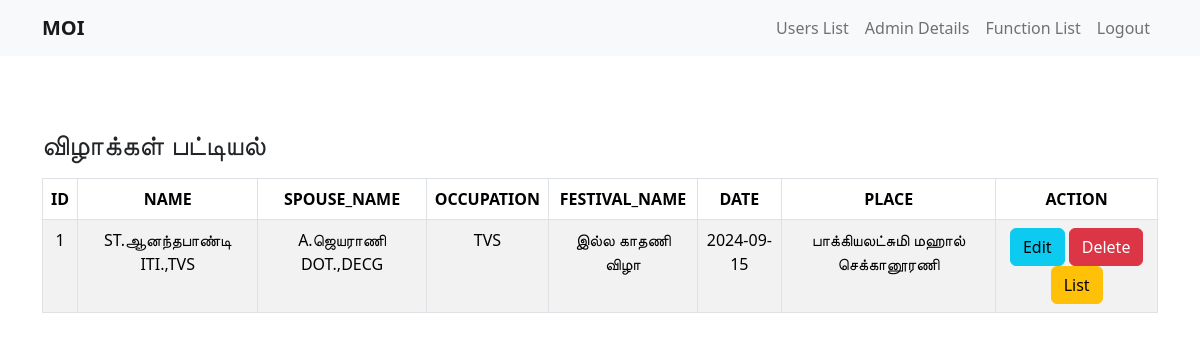
The app's page /close_function.php (signed in) with its own data.
### tables this page shows
CREATE TABLE `festival` (
  `id` int NOT NULL,
  `name` varchar(250) NOT NULL,
  `spouse_name` varchar(250) NOT NULL,
  `occupation` varchar(250) NOT NULL,
  `festival_name` varchar(250) NOT NULL,
  `date` date DEFAULT NULL,
  `place` varchar(250) NOT NULL,
  `status` int NOT NULL DEFAULT '0',
  `created_at` timestamp NOT NULL DEFAULT CURRENT_TIMESTAMP
);

### close_function.php (the view, shortened to what this page needs)
<?php
include "config.php";
include 'header.php';
if ($role === "admin") {
    $res = mysqli_query($conn, "SELECT * FROM festival where status = 1;");
}
?>
<!DOCTYPE html>
<html>
<head>
    <link href="https://cdn.jsdelivr.net/npm/bootstrap@5.3.3/dist/css/bootstrap.min.css" rel="stylesheet">
</head>
<body>
<div class="container mt-5">
    <br/>
    <h3 class="mb-3">விழாக்கள் பட்டியல்</h3>
    <table class="table table-striped table-bordered text-center">
        <thead>
            <tr>
                <th scope="col">ID</th>
                <th scope="col">NAME</th>
                <th scope="col">SPOUSE_NAME</th>
                <th scope="col">OCCUPATION</th>
                <th scope="col">FESTIVAL_NAME</th>
                <th scope="col">DATE</th>
                <th scope="col">PLACE</th>
                <th scope="col">ACTION</th>
            </tr>
        </thead>
        <tbody>
            <?php
                $counter = 1;
                if(mysqli_num_rows($res) > 0) {
                    while($row = mysqli_fetch_assoc($res)) {
            ?>
                <tr>
                    <td><?php echo $counter++; ?></td>
                    <td><?php echo $row['name'];?></td>
                    <td><?php echo $row['spouse_name'];?></td>
                    <td><?php echo $row['occupation'];?></td>
                    <td><?php echo $row['festival_name'];?></td>
                    <td><?php echo $row['date'];?></td>
                    <td><?php echo $row['place'];?></td>
                    <td>
                        <?php if ($role === "admin") { ?>
                            <a href="edit.php?edit_id=<?php echo $row['id']; ?>" class="btn btn-info">Edit</a>
                            <a href="display.php?delete_id=<?php echo $row['id']; ?>" class="btn btn-danger">Delete</a>
                        <?php } ?>
                        <a href="moidisplay.php?festival_id=<?php echo $row['id']; ?>" class="btn btn-warning">List</a>
                    </td>
                </tr>
            <?php
                    }
                } else {
            ?>
                <tr>
                    <td colspan="8">No data available</td>
                </tr>
            <?php
                }
            ?>
        </tbody>
    </table>
</div>
</body>
</html>

### records on screen
festival: name "ST.ஆனந்தபாண்டி ITI.,TVS", spouse_name "A.ஜெயராணி DOT.,DECG", occupation "TVS", festival_name "இல்ல காதணி விழா", date "2024-09-15", place "பாக்கியலட்சுமி மஹால் செக்கானூரணி"
